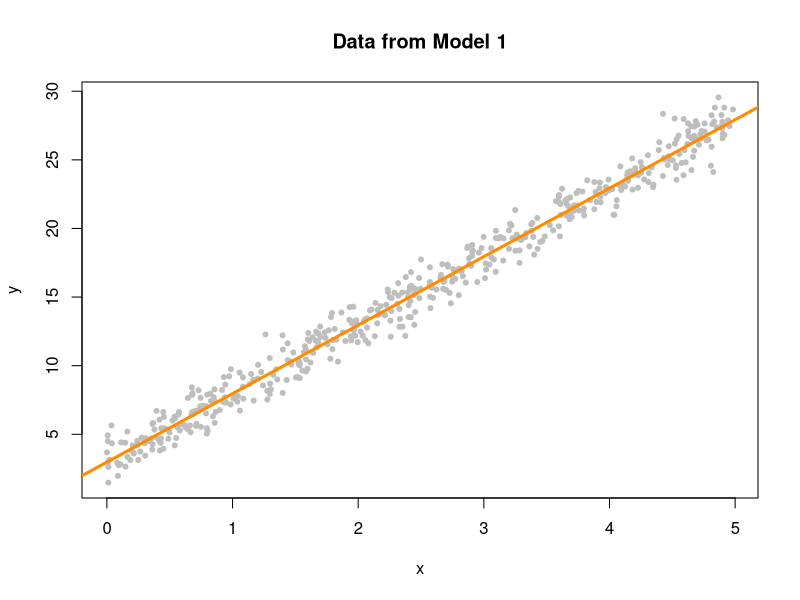
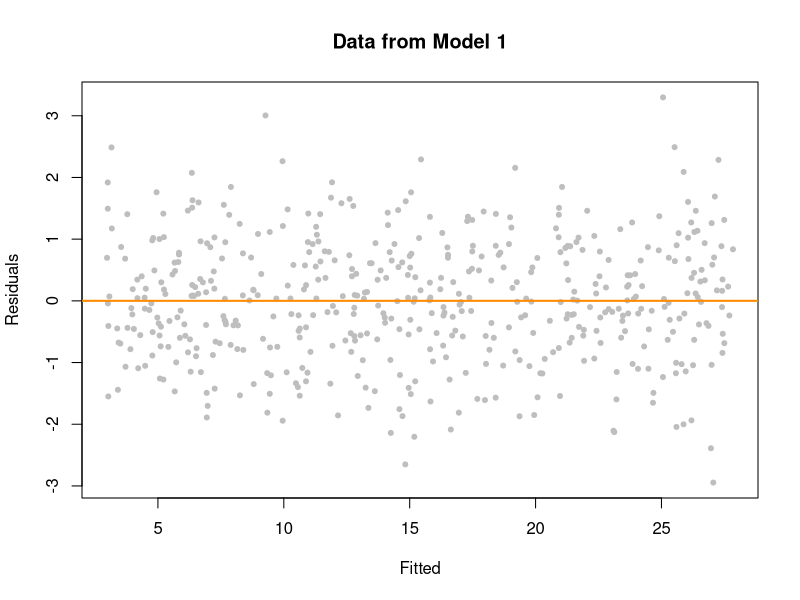
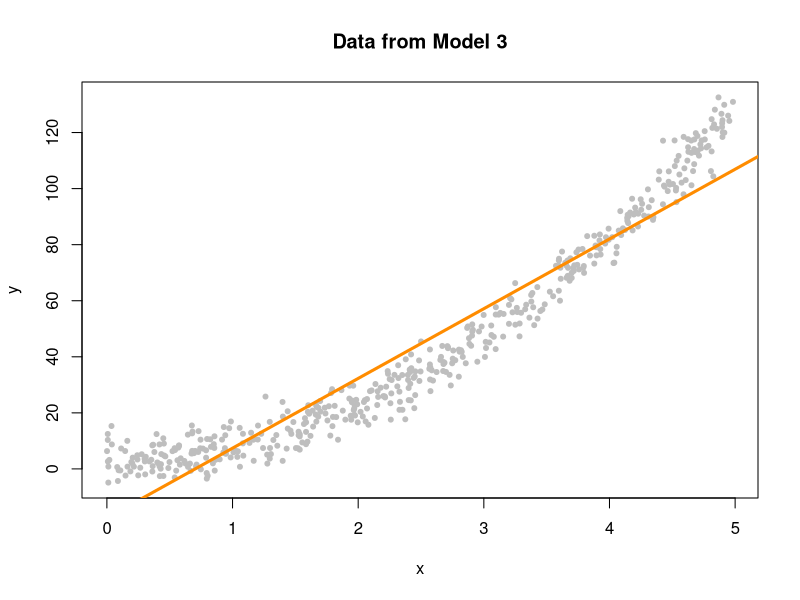
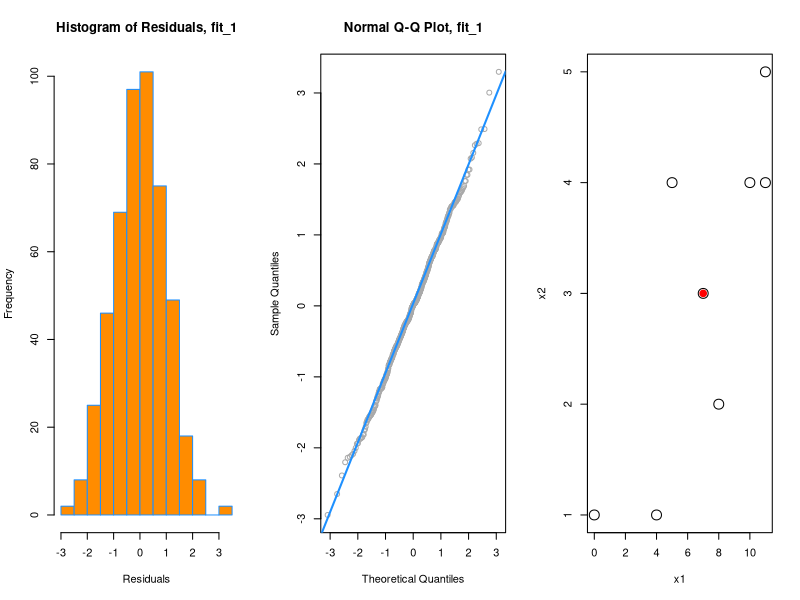

Source code (R) for these figures, in order:
## ---- chunk 1
knitr::opts_chunk$set(cache = TRUE, autodep = TRUE, fig.align = "center")
## ---- chunk 2
sim_1 = function(sample_size = 500) {
  x = runif(n = sample_size) * 5
  y = 3 + 5 * x + rnorm(n = sample_size, mean = 0, sd = 1)
  data.frame(x, y)
}

sim_2 = function(sample_size = 500) {
  x = runif(n = sample_size) * 5
  y = 3 + 5 * x + rnorm(n = sample_size, mean = 0, sd = x)
  data.frame(x, y)
}

sim_3 = function(sample_size = 500) {
  x = runif(n = sample_size) * 5
  y = 3 + 5 * x ^ 2 + rnorm(n = sample_size, mean = 0, sd = 5)
  data.frame(x, y)
}
## ---- chunk 3
set.seed(42)
sim_data_1 = sim_1()
head(sim_data_1)
## ---- chunk 4
plot(y ~ x, data = sim_data_1, col = "grey", pch = 20,
     main = "Data from Model 1")
fit_1 = lm(y ~ x, data = sim_data_1)
abline(fit_1, col = "darkorange", lwd = 3)
## ---- chunk 5
plot(fitted(fit_1), resid(fit_1), col = "grey", pch = 20,
     xlab = "Fitted", ylab = "Residuals", main = "Data from Model 1")
abline(h = 0, col = "darkorange", lwd = 2)
## ---- chunk 6
set.seed(42)
sim_data_3 = sim_3()
fit_3 = lm(y ~ x, data = sim_data_3)
plot(y ~ x, data = sim_data_3, col = "grey", pch = 20,
     main = "Data from Model 3")
abline(fit_3, col = "darkorange", lwd = 3)
## ---- chunk 7
#install.packages("lmtest")
library(lmtest)
## ---- chunk 8
par(mfrow = c(1, 3))
hist(resid(fit_1),
     xlab   = "Residuals",
     main   = "Histogram of Residuals, fit_1",
     col    = "darkorange",
     border = "dodgerblue",
     breaks = 20)

## ---- chunk 9
qq_plot = function(e) {

  n = length(e)
  normal_quantiles = qnorm(((1:n - 0.5) / n))
  # normal_quantiles = qnorm(((1:n) / (n + 1)))

  # plot theoretical verus observed quantiles
  plot(normal_quantiles, sort(e),
       xlab = c("Theoretical Quantiles"),
       ylab = c("Sample Quantiles"),
       col = "darkgrey")
  title("Normal Q-Q Plot")

  # calculate line through the first and third quartiles
  slope     = (quantile(e, 0.75) - quantile(e, 0.25)) / (qnorm(0.75) - qnorm(0.25))
  intercept = quantile(e, 0.25) - slope * qnorm(0.25)

  # add to existing plot
  abline(intercept, slope, lty = 2, lwd = 2, col = "dodgerblue")
}
## ---- chunk 10
qqnorm(resid(fit_1), main = "Normal Q-Q Plot, fit_1", col = "darkgrey")
qqline(resid(fit_1), col = "dodgerblue", lwd = 2)
## ---- chunk 11
set.seed(42)
shapiro.test(rnorm(25))
shapiro.test(rexp(25))
## ---- chunk 12
lev_ex = data.frame(
  x1 = c(0, 11, 11, 7, 4, 10, 5, 8),
  x2 = c(1, 5, 4, 3, 1, 4, 4, 2),
  y  = c(11, 15, 13, 14, 0, 19, 16, 8))

plot(x2 ~ x1, data = lev_ex, cex = 2)
points(7, 3, pch = 20, col = "red", cex = 2)
